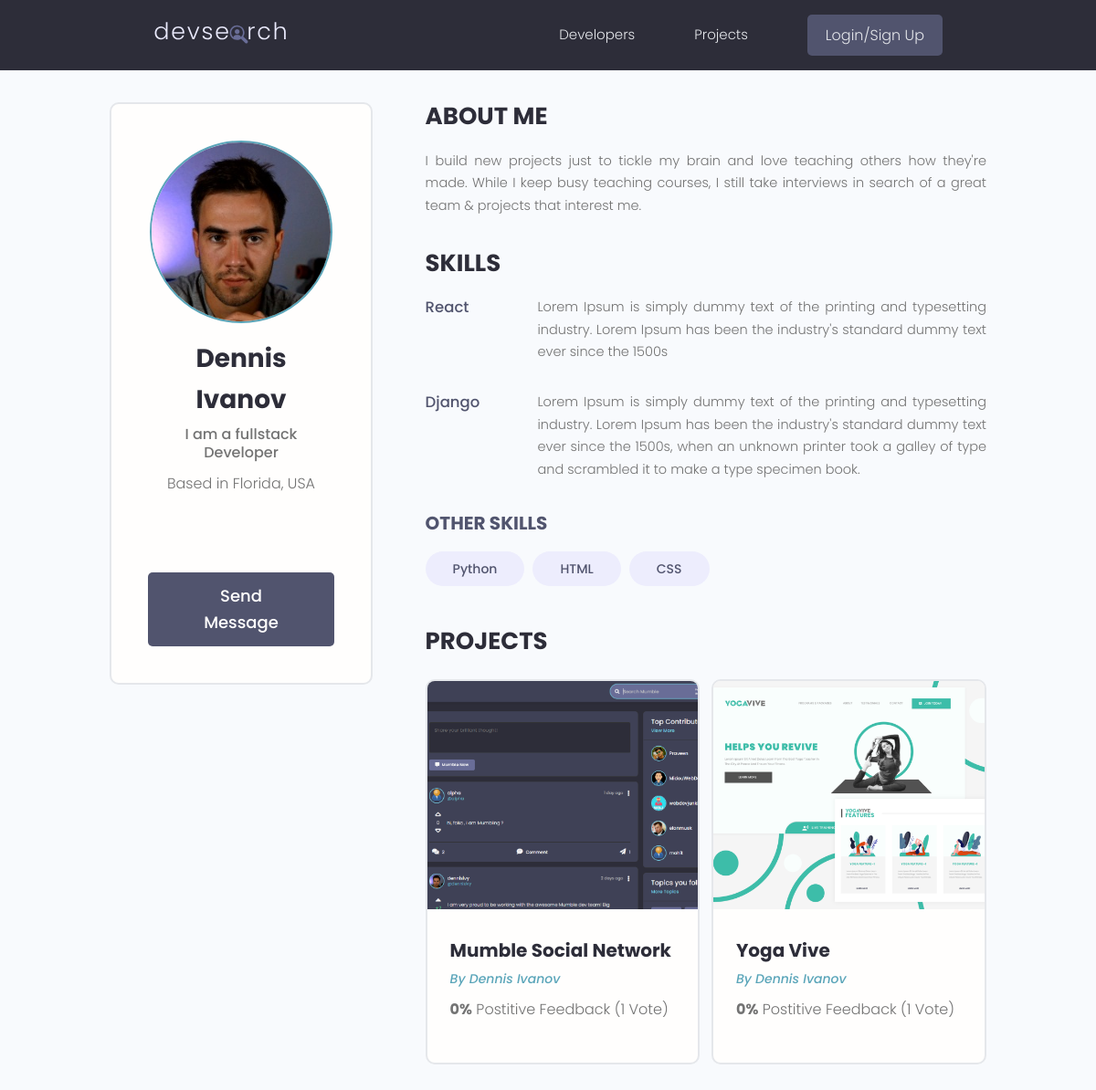
Screenshot of /profile/c7d2d223-59d8-4278-a56c-bf3ed51accc7/ with the database file from the repository.
### users/models.py (models this page shows, shortened)
class Profile(models.Model):
    user = models.OneToOneField(
        User, on_delete=models.CASCADE, null=True, blank=True)
    name = models.CharField(max_length=200, blank=True, null=True)
    email = models.EmailField(max_length=500, blank=True, null=True)
    username = models.CharField(max_length=200, blank=True, null=True)
    location = models.CharField(max_length=200, blank=True, null=True)
    short_intro = models.CharField(max_length=200, blank=True, null=True)
    bio = models.TextField(blank=True, null=True)
    profile_image = models.ImageField(
        null=True, blank=True, upload_to='profiles/', default="profiles/user-default.png")
    social_github = models.CharField(max_length=200, blank=True, null=True)
    social_twitter = models.CharField(max_length=200, blank=True, null=True)
    social_linkedin = models.CharField(max_length=200, blank=True, null=True)
    social_youtube = models.CharField(max_length=200, blank=True, null=True)
    social_website = models.CharField(max_length=200, blank=True, null=True)
    created = models.DateTimeField(auto_now_add=True)
    id = models.UUIDField(default=uuid.uuid4, unique=True,
                          primary_key=True, editable=False)
    class Meta:
        ordering = ['created']
    @property
    def imageURL(self):
        try:
            url = self.profile_image.url
        except:
            url = ''
        return url

class Skill(models.Model):
    owner = models.ForeignKey(
        Profile, on_delete=models.CASCADE, null=True, blank=True)
    name = models.CharField(max_length=200, blank=True, null=True)
    description = models.TextField(null=True, blank=True)
    created = models.DateTimeField(auto_now_add=True)
    id = models.UUIDField(default=uuid.uuid4, unique=True,
                          primary_key=True, editable=False)
    def __str__(self):
        return str(self.name)

### projects/models.py (models this page shows, shortened)
class Project(models.Model):
    owner = models.ForeignKey(
        Profile, null=True, blank=True, on_delete=models.CASCADE)
    title = models.CharField(max_length=200, null=True, blank=True)
    description = models.TextField(null=True, blank=True)
    featured_image = models.ImageField(
        null=True, blank=True, default="default.jpg")
    demo_link = models.CharField(max_length=2000, null=True, blank=True)
    source_link = models.CharField(max_length=2000, null=True, blank=True)
    tags = models.ManyToManyField("Tag", blank=True)
    vote_total = models.IntegerField(default=0, null=True, blank=True)
    vote_ratio = models.IntegerField(default=0, null=True, blank=True)
    created = models.DateTimeField(auto_now_add=True)
    id = models.UUIDField(
        default=uuid.uuid4, unique=True, primary_key=True, editable=False
    )
    class Meta:
        ordering = ["-vote_ratio", "-vote_total", "title"]
    @property
    def imageURL(self):
        try:
            url = self.featured_image.url
        except:
            url = ""
        return url

### users/views.py (the view)
# urls.py: path('profile/<str:pk>/', views.userProfile, name="user-profile"),
def userProfile(request, pk):
    profile = Profile.objects.get(id=pk)
    topSkills = profile.skill_set.exclude(description__exact="")
    otherSkills = profile.skill_set.filter(description="")
    context = {'profile': profile, 'topSkills': topSkills,
               "otherSkills": otherSkills}
    return render(request, 'users/user-profile.html', context)

### users/templates/users/user-profile.html (shortened to what this page needs)
{% extends 'main.html' %}
{% block content %}
<main class="profile my-md">
    <div class="container">
        <div class="layout">
            <div class="column column--1of3">
                <div class="card text-center">
                    <div class="card__body dev">
                        <img class="avatar avatar--xl" src="{{ profile.imageURL }}" />
                        <h2 class="dev__name">{{profile.name}}</h2>
                        <p class="dev__title">{{profile.short_intro}}</p>
                        <p class="dev__location">Based in {{profile.location}}</p>
                        <ul class="dev__social">
                        </ul>
                        {% if request.user.profile.id != profile.id %}
                        <a href="{% url 'create-message' profile.id %}" class="btn btn--sub btn--lg">Send Message </a>
                        {% endif %}
                    </div>
                </div>
            </div>
            <div class="column column--2of3">
                <div class="devInfo">
                    <h3 class="devInfo__title">About Me</h3>
                    <p class="devInfo__about">{{profile.bio}}</p>
                </div>
                <div class="devInfo">
                    <h3 class="devInfo__title">Skills</h3>
                    <div class="devInfo__skills">
                        {% for skill in topSkills %}
                        <div class="devSkill">
                            <h4 class="devSkill__title">{{skill.name}}</h4>
                            <p class="devSkill__info">{{skill.description}}</p>
                        </div>
                        {% endfor %}
                        <h3 class="devInfo__subtitle">Other Skills</h3>
                        <div class="devInfo__otherSkills">
                            {% for skill in otherSkills %}
                            <span class="tag tag--pill tag--sub tag--lg">
                                <small>{{skill}}</small>
                            </span>
                            {% endfor %}
                        </div>
                    </div>
                </div>
                <div class="devInfo">
                    <h3 class="devInfo__title">Projects</h3>
                    <div class="grid grid--two">
                        {% for project in profile.project_set.all %}
                        <div class="column">
                            <div class="card project">
                                <a href="{% url 'project' project.id %}" class="project">
                                    <img class="project__thumbnail" src="{{project.imageURL}}"
                                        alt="project thumbnail" />
                                    <div class="card__body">
                                        <h3 class="project__title">{{project.title}}</h3>
                                        <p><a class="project__author"
                                                href="{% url 'user-profile' project.owner.id %}">By
                                                {{project.owner.name}}</a>
                                        </p>
                                        <p class="project--rating">
                                            <span style="font-weight: bold;">{{project.vote_ratio}}%</span> Postitive
                                            Feedback ({{project.vote_total}} Vote{{project.vote_total|pluralize:"s"}})
                                        </p>
                                    </div>
                                </a>
                            </div>
                        </div>
                        {% endfor %}
                    </div>
                </div>
            </div>
        </div>
    </div>
</main>
{% endblock content %}

### static/styles/app.css (style rules this page uses)
:root { --color-sub: #2d2d39; }
.btn--sub { background-color: var(--color-sub-light); }
.card { border: 2px solid var(--color-light); }
img { width: 100%; }
.profile .card > .dev { padding: 4rem; }
.dev__name { color: var(--color-sub); font-size: 2.8rem; font-weight: 700; margin-top: 1rem; margin-bottom: 0.5rem; }
.dev__title { font-size: 1.6rem; font-weight: 500; line-height: 1.3; }
.dev__location { margin-top: 1rem; }
.dev__social { margin: 3rem 0; list-style: none; display: flex; justify-content: center; gap: 1.5rem; }
.devInfo { margin-bottom: 3rem; }
.devInfo__title, .devInfo__subtitle { font-size: 2.6rem; color: var(--color-sub); text-transform: uppercase; font-weight: 700; margin-bottom: 1.5rem; }
.devInfo__subtitle { font-size: 2rem; color: var(--color-sub-light); }
.devInfo__about, .devSkill__info { font-size: 1.45rem; line-height: 1.7; text-align: justify; }
.devSkill { margin-bottom: 3rem; }
.devSkill__title { font-size: 1.65rem; font-weight: 500; color: var(--color-sub-light); }
@media screen and (min-width: 700px) { .devSkill { display: flex; justify-content: space-between; gap: 3rem; } }
@media screen and (min-width: 700px) { .devSkill__info { flex-basis: 80%; } }
.project__author { font-size: 1.4rem; font-style: italic; }
.project--rating { margin-bottom: 1.6em; margin-top: .5em; }
.project__thumbnail { height: 25rem; object-fit: cover; object-position: top center; }
.project__title { font-size: 2rem; font-weight: 700; color: var(--color-sub); }

### static/uikit/styles/modules/_variables.css (style rules this page uses)
:root { --color-main: #5aa5b9; --color-main-light: #e6faff; --color-sub: #3f4156; --color-sub-light: #51546e; --color-sub-lighter: #ededfd; --color-text: #737373; --color-gray: #8b8b8b; --color-light: #e5e7eb; --color-light-gray: #767676; --color-bg: #f8fafd; --color-white: #fffefd; --color-white-light: #f3f3f3; --color-success: #359e64; --color-success-bg: #def8e8; --color-error: #fc4b0b; --color-error-bg: #fff2ee; --font-base: 'Poppins', arial, helvetica, 'Segoe UI', roboto, ubuntu, sans-serif; --font-monospace: 'Fira Code', 'Courier New', courier, monospace; --font-regular: 300; --font-medium: 500; --font-bold: 700; --generic-shadow: 1px 1px 5px #00000010; --generic-transition: all 0.3s ease-in-out; }

### static/uikit/styles/modules/_base.css (style rules this page uses)
* { margin: 0; padding: 0; box-sizing: border-box; text-rendering: optimizeLegibility; color: inherit; font-size: inherit; }
html { font-size: 50%; }
@media only screen and (min-width: 480px) { html { font-size: 56.25%; } }
@media only screen and (min-width: 1200px) { html { font-size: 62.5%; } }
body { line-height: 1.6; font-weight: 400; font-size: 1.5rem; color: var(--color-text); background-color: var(--color-bg); min-height: 100vh; }

### static/uikit/styles/modules/_typography.css (style rules this page uses)
* { font-family: var(--font-base); }
h2 { font-size: 3.6rem; font-weight: var(--font-bold); }
h3 { font-size: 3.2rem; font-weight: var(--font-medium); }
h4 { font-size: 2.8rem; font-weight: var(--font-medium); }
p, span, strong { font-size: 1.6rem; color: var(--color-text); font-weight: var(--font-regular); }
a { padding-bottom: 2px; text-decoration: none; display: inline-block; color: var(--color-main); font-weight: var(--font-medium); }

### static/uikit/styles/modules/_utilities.css (style rules this page uses)
.container { width: 92%; max-width: 165rem; margin: 0 auto; box-sizing: border-box; }
@media screen and (min-width: 1000px) { .container { width: 90%; } }
@media screen and (min-width: 1200px) { .container { width: 80%; } }
.text-center { text-align: center; }
.my-md { margin: 3rem auto; }

### static/uikit/styles/modules/_avatar.css (style rules this page uses)
.avatar { border-radius: 50%; border: 2px solid var(--color-main); object-fit: cover; }
.avatar--xl { height: 20rem; width: 20rem; }

### static/uikit/styles/modules/_button.css (style rules this page uses)
.btn { display: inline-block; position: relative; cursor: pointer; background-color: var(--color-light); font-weight: var(--font-medium); color: var(--color-sub); text-decoration: none; padding: 1rem 2rem; border-radius: 0.5rem; border: none; width: -webkit-fit-content; width: -moz-fit-content; width: fit-content; height: -webkit-fit-content; height: -moz-fit-content; height: fit-content; font-size: 1.6rem; outline-width: 0; outline-color: transparent; -webkit-backface-visibility: hidden; backface-visibility: hidden; transition: all 0.3s ease-in-out; }
.btn--sub { background-color: var(--color-sub); color: var(--color-white); }
.btn--lg { font-size: 1.8rem; padding: 1.2rem 4.5rem; }

### static/uikit/styles/modules/_card.css (style rules this page uses)
.card { border-radius: 1rem; background-color: var(--color-white); border: 1.5px solid var(--color-light); width: auto; height: auto; margin-top: 0.5rem; margin-bottom: 0.5rem; overflow: hidden; }
.card__body, .card__header { padding: 2rem 2.5rem; }

### rows the page displays
Profile: imageURL (picture), name "Dennis Ivanov", short_intro "I am a fullstack Developer", location "Florida, USA", bio "I build new projects just to tickle my brain and love teaching others how they're made. While I keep busy teaching courses, I still take interviews in search of a great team & projects that interest me."
Skill: name "React", description "Lorem Ipsum is simply dummy text of the printing and typesetting industry. Lorem Ipsum has been the industry's standard dummy text ever since the 1500s"
Skill: name "Django", description "Lorem Ipsum is simply dummy text of the printing and typesetting industry. Lorem Ipsum has been the industry's standard dummy text ever since the 1500s, when an unknown printer took a galley of type and scrambled it to make a type specimen book."
Skill: name "Python"
Skill: name "HTML"
Skill: name "CSS"
Project: imageURL (picture), title "Mumble Social Network", owner.name "Dennis Ivanov", vote_ratio "0", vote_total "1"
Project: imageURL (picture), title "Yoga Vive", owner.name "Dennis Ivanov", vote_ratio "0", vote_total "1"
